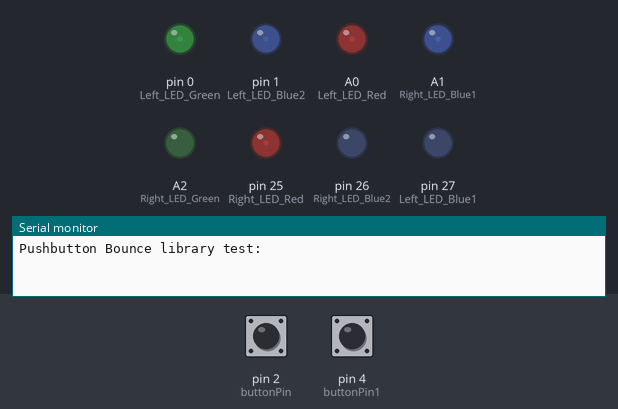
This sketch was run on a simulated Teensy 4. Shown: output pins drawn as LEDs (lit = HIGH), the last lines printed to the serial monitor. Inputs (shaded band) come from the test bench; at power-on: pin 2 (buttonPin) HIGH, pin 4 (buttonPin1) LOW.

Above: at 2.1 s.
2.2 s: pin 2 (buttonPin) pulled LOW for 0.15 s
At 2.28 s:
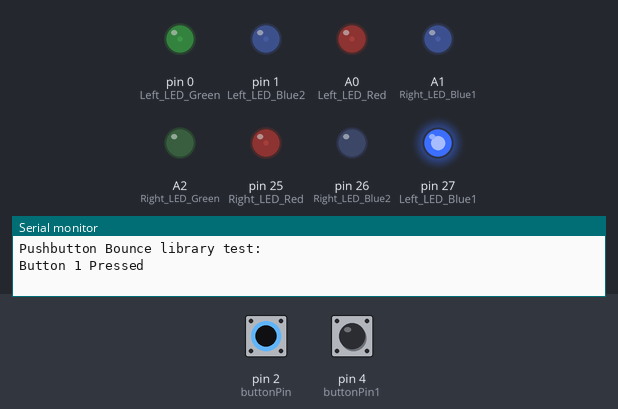
3.8 s: pin 4 (buttonPin1) pulled HIGH for 0.15 s
At 5.1 s:
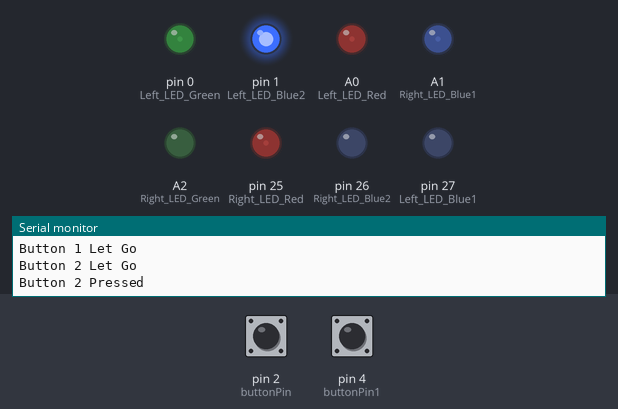
5.4 s: pin 2 (buttonPin) pulled LOW for 1 s
At 6.2 s:
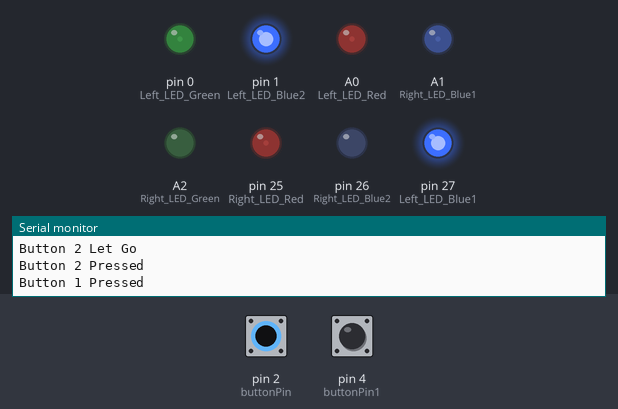
7.9 s: pin 2 (buttonPin) pulled LOW for 3.2 s
At 12.3 s:
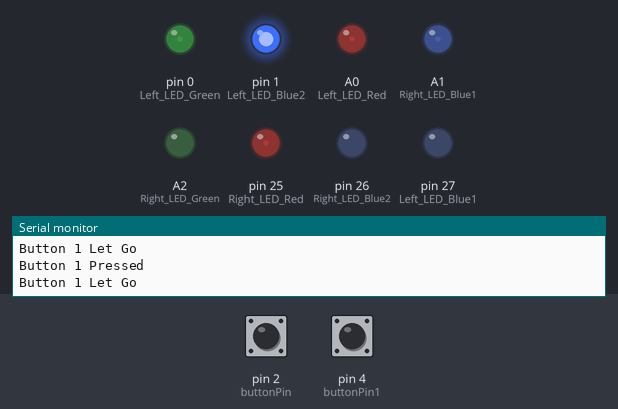
12.6 s: pin 4 (buttonPin1) pulled HIGH for 3.2 s
At 13.4 s:
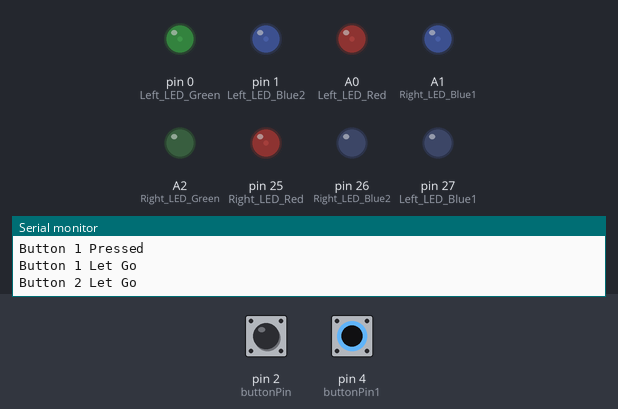
Timing chart, 0 to 17.3 s (numbered marks = the images above; inputs shaded):
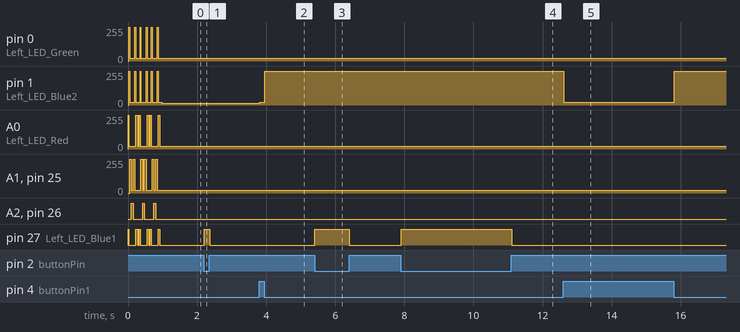

The sketch:

Button_TestCodeWorkingRev1.ino
```cpp
#include <Bounce.h>

#define Left_LED_Blue1 27
#define Left_LED_Blue2 1
#define Left_LED_Red 14
#define Left_LED_Green 0
#define Right_LED_Blue1 15
#define Right_LED_Blue2 26
#define Right_LED_Red 25
#define Right_LED_Green 16

const int buttonPin = 2;
const int buttonPin1 = 4;
Bounce pushbutton = Bounce(buttonPin, 10);  // 10 ms debounce
Bounce pushbutton1 = Bounce(buttonPin1, 10);  // 10 ms debounce

void setup() {
  pinMode(buttonPin, INPUT_PULLUP);

  pinMode(27, OUTPUT);
  pinMode(1, OUTPUT);
  pinMode(14, OUTPUT);
  pinMode(0, OUTPUT);
  pinMode(15, OUTPUT);
  pinMode(26, OUTPUT);
  pinMode(25, OUTPUT);
  pinMode(16, OUTPUT);

  Serial.begin(57600);
  Serial.println("Pushbutton Bounce library test:");


// --- tada code --- //

for (int x = 0; x < 3; x++)
    {
    int LED_BRIGHT = 255;
    int LED_DIM = 20;

    //scene 1
    analogWrite(Left_LED_Blue1, LED_BRIGHT);
    analogWrite(Left_LED_Red, LED_BRIGHT);
    delay(25);
    //scene 2
    analogWrite(Left_LED_Blue1, LED_DIM);
    analogWrite(Left_LED_Red, LED_DIM);
    analogWrite(Left_LED_Blue2, LED_BRIGHT);
    analogWrite(Left_LED_Green, LED_BRIGHT);
    delay(25);
    //scene 3
    analogWrite(Left_LED_Blue2, LED_DIM);
    analogWrite(Left_LED_Green, LED_DIM);
    analogWrite(Right_LED_Blue1, LED_BRIGHT);
    analogWrite(Right_LED_Red, LED_BRIGHT);
    delay(50);
    //scene 4
    analogWrite(Right_LED_Blue1, LED_DIM);
    analogWrite(Right_LED_Red, LED_DIM);
    analogWrite(Right_LED_Blue2, LED_BRIGHT);
    analogWrite(Right_LED_Green, LED_BRIGHT);
    delay(50);
    //scene 5
    analogWrite(Right_LED_Blue2, LED_DIM);
    analogWrite(Right_LED_Green, LED_DIM);
    analogWrite(Right_LED_Blue1, LED_BRIGHT);
    analogWrite(Right_LED_Red, LED_BRIGHT);
    delay(50);
    //scene 6
    analogWrite(Right_LED_Blue1, LED_DIM);
    analogWrite(Right_LED_Red, LED_DIM);
    analogWrite(Left_LED_Blue2, LED_BRIGHT);
    analogWrite(Left_LED_Green, LED_BRIGHT);
    delay(25);
    //scene 7
    analogWrite(Left_LED_Blue2, LED_DIM);
    analogWrite(Left_LED_Green, LED_DIM);
    analogWrite(Left_LED_Blue1, LED_BRIGHT);
    analogWrite(Left_LED_Red, LED_BRIGHT);
     delay(50);
    //scene 8
    analogWrite(Left_LED_Blue1, LED_DIM);
    analogWrite(Left_LED_Red, LED_DIM);
     delay(50);
    //scene 9
}


}

int LED_BRIGHT = 255;
int LED_DIM = 20;
int LED_STATUS_1 = 15;
int LED_STATUS_2 = 15;
int channel = 1;
int blueLED1 = 27;
int blueLED2 = 1;

void loop() {

  analogWrite(blueLED1, LED_STATUS_1);
  analogWrite(blueLED2, LED_STATUS_2);

  pushbutton.update();
  pushbutton1.update();


      if (pushbutton.fallingEdge())
          {
          LED_STATUS_1 = LED_BRIGHT;
          Serial.println("Button 1 Pressed");
          usbMIDI.sendNoteOn(60, 99, channel);
          }
      if (pushbutton.risingEdge())
          {
          LED_STATUS_1 = LED_DIM;
          Serial.println("Button 1 Let Go");
          usbMIDI.sendNoteOff(60, 0, channel);
          }


      if (pushbutton1.fallingEdge())
          {
          LED_STATUS_2 = LED_BRIGHT;
          Serial.println("Button 2 Pressed");
          usbMIDI.sendNoteOn(61, 99, channel);
          }
      if (pushbutton1.risingEdge())
          {
          LED_STATUS_2 = LED_DIM;
          Serial.println("Button 2 Let Go");
          usbMIDI.sendNoteOff(61, 0, channel);
          }


}
```

Measured:
- after the input at 2.2 s, pin 27 (Left_LED_Blue1): LOW → HIGH at once, → LOW 0.15 s later
- after the input at 3.8 s, pin 1 (Left_LED_Blue2): 15/255 → 20/255 at once, → 255/255 0.15 s later
- after the input at 5.4 s, pin 27 (Left_LED_Blue1): LOW → HIGH at once, → LOW 1.0 s later
- after the input at 7.9 s, pin 27 (Left_LED_Blue1): LOW → HIGH at once, → LOW 3.2 s later
- after the input at 12.6 s, pin 1 (Left_LED_Blue2): 255/255 → 20/255 at once, → 255/255 3.2 s later
- by itself, pin 1 (Left_LED_Blue2): repeats every 0.33 s: 255/255 0.03 s, 20/255 0.13 s, 255/255 0.03 s, 20/255 0.15 s, until it stays 15/255 from 1.0 s
